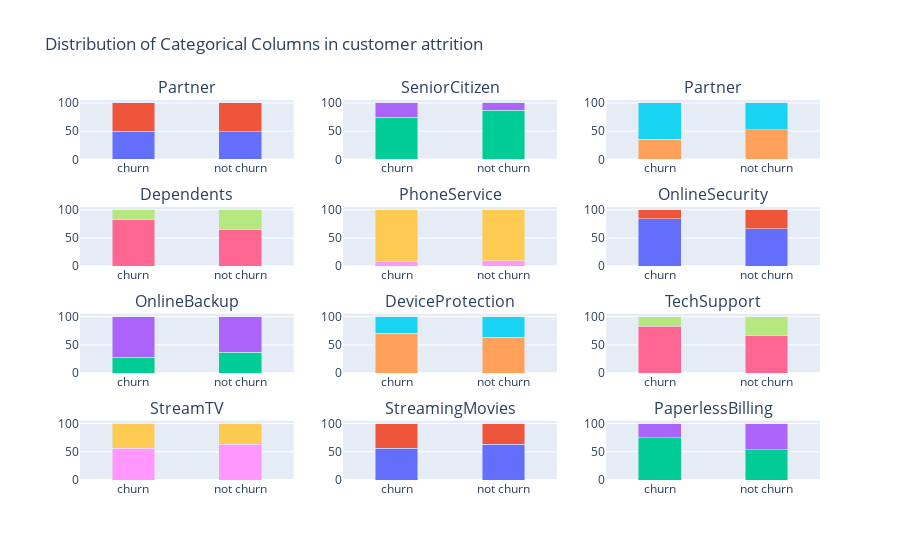

This figure's notebook cell:
### Code cell
#defining data
data = {}
for i in bool_cols:
    for j in df[i].unique().tolist():
        data[i + '_' + j] = go.Bar(
    x=['churn','not churn'],
    y=[(churn[i][churn[i] == j].value_counts().values.tolist()[0]/churn[i].value_counts().values.sum())*100,(not_churn[i][not_churn[i] == j].value_counts().values.tolist()[0]/not_churn[i].value_counts().values.sum())*100],
    name = j,width=0.4)
trace = list(data.keys())

#defining layout, fig and plotting
fig = tools.make_subplots(rows=4, cols=3, subplot_titles = ('Partner','SeniorCitizen','Partner', 'Dependents',
       'PhoneService', 'OnlineSecurity', 'OnlineBackup', 'DeviceProtection',
       'TechSupport', 'StreamTV','StreamingMovies','PaperlessBilling'))
fig.append_trace(data[trace[0]], 1,1)
fig.append_trace(data[trace[1]], 1,1)
fig.append_trace(data[trace[2]], 1,2)
fig.append_trace(data[trace[3]], 1,2)
fig.append_trace(data[trace[4]], 1,3)
fig.append_trace(data[trace[5]], 1,3)
fig.append_trace(data[trace[6]], 2,1)
fig.append_trace(data[trace[7]], 2,1)
fig.append_trace(data[trace[8]], 2,2)
fig.append_trace(data[trace[9]], 2,2)
fig.append_trace(data[trace[10]], 2,3)
fig.append_trace(data[trace[11]], 2,3)
fig.append_trace(data[trace[12]], 3,1)
fig.append_trace(data[trace[13]], 3,1)
fig.append_trace(data[trace[14]], 3,2)
fig.append_trace(data[trace[15]], 3,2)
fig.append_trace(data[trace[16]], 3,3)
fig.append_trace(data[trace[17]], 3,3)
fig.append_trace(data[trace[18]], 4,1)
fig.append_trace(data[trace[19]], 4,1)
fig.append_trace(data[trace[20]], 4,2)
fig.append_trace(data[trace[21]], 4,2)
fig.append_trace(data[trace[22]], 4,3)
fig.append_trace(data[trace[23]], 4,3)
fig.layout.update(layout)
iplot(fig)

### Figure 1 — Plotly figure (JSON) as saved in the notebook; plotly's stock layout.template omitted (floating-point values rounded to 4 significant figures)
{"data": [{"name": "Female", "type": "bar", "width": 0.4, "x": ["churn", "not churn"], "xaxis": "x", "y": [50.24, 49.27], "yaxis": "y"}, {"name": "Male", "type": "bar", "width": 0.4, "x": ["churn", "not churn"], "xaxis": "x", "y": [49.76, 50.73], "yaxis": "y"}, {"name": "0", "type": "bar", "width": 0.4, "x": ["churn", "not churn"], "xaxis": "x2", "y": [74.53, 87.13], "yaxis": "y2"}, {"name": "1", "type": "bar", "width": 0.4, "x": ["churn", "not churn"], "xaxis": "x2", "y": [25.47, 12.87], "yaxis": "y2"}, {"name": "Yes", "type": "bar", "width": 0.4, "x": ["churn", "not churn"], "xaxis": "x3", "y": [35.79, 52.82], "yaxis": "y3"}, {"name": "No", "type": "bar", "width": 0.4, "x": ["churn", "not churn"], "xaxis": "x3", "y": [64.21, 47.18], "yaxis": "y3"}, {"name": "No", "type": "bar", "width": 0.4, "x": ["churn", "not churn"], "xaxis": "x4", "y": [82.56, 65.52], "yaxis": "y4"}, {"name": "Yes", "type": "bar", "width": 0.4, "x": ["churn", "not churn"], "xaxis": "x4", "y": [17.44, 34.48], "yaxis": "y4"}, {"name": "No", "type": "bar", "width": 0.4, "x": ["churn", "not churn"], "xaxis": "x5", "y": [9.096, 9.896], "yaxis": "y5"}, {"name": "Yes", "type": "bar", "width": 0.4, "x": ["churn", "not churn"], "xaxis": "x5", "y": [90.9, 90.1], "yaxis": "y5"}, {"name": "No", "type": "bar", "width": 0.4, "x": ["churn", "not churn"], "xaxis": "x6", "y": [84.22, 66.68], "yaxis": "y6"}, {"name": "Yes", "type": "bar", "width": 0.4, "x": ["churn", "not churn"], "xaxis": "x6", "y": [15.78, 33.32], "yaxis": "y6"}, {"name": "Yes", "type": "bar", "width": 0.4, "x": ["churn", "not churn"], "xaxis": "x7", "y": [27.98, 36.84], "yaxis": "y7"}, {"name": "No", "type": "bar", "width": 0.4, "x": ["churn", "not churn"], "xaxis": "x7", "y": [72.02, 63.16], "yaxis": "y7"}, {"name": "No", "type": "bar", "width": 0.4, "x": ["churn", "not churn"], "xaxis": "x8", "y": [70.84, 63.72], "yaxis": "y8"}, {"name": "Yes", "type": "bar", "width": 0.4, "x": ["churn", "not churn"], "xaxis": "x8", "y": [29.16, 36.28], "yaxis": "y8"}, {"name": "No", "type": "bar", "width": 0.4, "x": ["churn", "not churn"], "xaxis": "x9", "y": [83.41, 66.49], "yaxis": "y9"}, {"name": "Yes", "type": "bar", "width": 0.4, "x": ["churn", "not churn"], "xaxis": "x9", "y": [16.59, 33.51], "yaxis": "y9"}, {"name": "No", "type": "bar", "width": 0.4, "x": ["churn", "not churn"], "xaxis": "x10", "y": [56.45, 63.41], "yaxis": "y10"}, {"name": "Yes", "type": "bar", "width": 0.4, "x": ["churn", "not churn"], "xaxis": "x10", "y": [43.55, 36.59], "yaxis": "y10"}, {"name": "No", "type": "bar", "width": 0.4, "x": ["churn", "not churn"], "xaxis": "x11", "y": [56.23, 63.01], "yaxis": "y11"}, {"name": "Yes", "type": "bar", "width": 0.4, "x": ["churn", "not churn"], "xaxis": "x11", "y": [43.77, 36.99], "yaxis": "y11"}, {"name": "Yes", "type": "bar", "width": 0.4, "x": ["churn", "not churn"], "xaxis": "x12", "y": [74.91, 53.56], "yaxis": "y12"}, {"name": "No", "type": "bar", "width": 0.4, "x": ["churn", "not churn"], "xaxis": "x12", "y": [25.09, 46.44], "yaxis": "y12"}], "layout": {"annotations": [{"font": {"size": 16}, "showarrow": false, "text": "Partner", "x": 0.1444, "xanchor": "center", "xref": "paper", "y": 1, "yanchor": "bottom", "yref": "paper"}, {"font": {"size": 16}, "showarrow": false, "text": "SeniorCitizen", "x": 0.5, "xanchor": "center", "xref": "paper", "y": 1, "yanchor": "bottom", "yref": "paper"}, {"font": {"size": 16}, "showarrow": false, "text": "Partner", "x": 0.8556, "xanchor": "center", "xref": "paper", "y": 1, "yanchor": "bottom", "yref": "paper"}, {"font": {"size": 16}, "showarrow": false, "text": "Dependents", "x": 0.1444, "xanchor": "center", "xref": "paper", "y": 0.7188, "yanchor": "bottom", "yref": "paper"}, {"font": {"size": 16}, "showarrow": false, "text": "PhoneService", "x": 0.5, "xanchor": "center", "xref": "paper", "y": 0.7188, "yanchor": "bottom", "yref": "paper"}, {"font": {"size": 16}, "showarrow": false, "text": "OnlineSecurity", "x": 0.8556, "xanchor": "center", "xref": "paper", "y": 0.7188, "yanchor": "bottom", "yref": "paper"}, {"font": {"size": 16}, "showarrow": false, "text": "OnlineBackup", "x": 0.1444, "xanchor": "center", "xref": "paper", "y": 0.4375, "yanchor": "bottom", "yref": "paper"}, {"font": {"size": 16}, "showarrow": false, "text": "DeviceProtection", "x": 0.5, "xanchor": "center", "xref": "paper", "y": 0.4375, "yanchor": "bottom", "yref": "paper"}, {"font": {"size": 16}, "showarrow": false, "text": "TechSupport", "x": 0.8556, "xanchor": "center", "xref": "paper", "y": 0.4375, "yanchor": "bottom", "yref": "paper"}, {"font": {"size": 16}, "showarrow": false, "text": "StreamTV", "x": 0.1444, "xanchor": "center", "xref": "paper", "y": 0.1562, "yanchor": "bottom", "yref": "paper"}, {"font": {"size": 16}, "showarrow": false, "text": "StreamingMovies", "x": 0.5, "xanchor": "center", "xref": "paper", "y": 0.1562, "yanchor": "bottom", "yref": "paper"}, {"font": {"size": 16}, "showarrow": false, "text": "PaperlessBilling", "x": 0.8556, "xanchor": "center", "xref": "paper", "y": 0.1562, "yanchor": "bottom", "yref": "paper"}], "barmode": "stack", "showlegend": false, "title": {"text": "Distribution of Categorical Columns in customer attrition"}, "xaxis": {"anchor": "y", "domain": [0, 0.2889]}, "xaxis10": {"anchor": "y10", "domain": [0, 0.2889]}, "xaxis11": {"anchor": "y11", "domain": [0.3556, 0.6444]}, "xaxis12": {"anchor": "y12", "domain": [0.7111, 1]}, "xaxis2": {"anchor": "y2", "domain": [0.3556, 0.6444]}, "xaxis3": {"anchor": "y3", "domain": [0.7111, 1]}, "xaxis4": {"anchor": "y4", "domain": [0, 0.2889]}, "xaxis5": {"anchor": "y5", "domain": [0.3556, 0.6444]}, "xaxis6": {"anchor": "y6", "domain": [0.7111, 1]}, "xaxis7": {"anchor": "y7", "domain": [0, 0.2889]}, "xaxis8": {"anchor": "y8", "domain": [0.3556, 0.6444]}, "xaxis9": {"anchor": "y9", "domain": [0.7111, 1]}, "yaxis": {"anchor": "x", "domain": [0.8438, 1]}, "yaxis10": {"anchor": "x10", "domain": [0, 0.1562]}, "yaxis11": {"anchor": "x11", "domain": [0, 0.1562]}, "yaxis12": {"anchor": "x12", "domain": [0, 0.1562]}, "yaxis2": {"anchor": "x2", "domain": [0.8438, 1]}, "yaxis3": {"anchor": "x3", "domain": [0.8438, 1]}, "yaxis4": {"anchor": "x4", "domain": [0.5625, 0.7188]}, "yaxis5": {"anchor": "x5", "domain": [0.5625, 0.7188]}, "yaxis6": {"anchor": "x6", "domain": [0.5625, 0.7188]}, "yaxis7": {"anchor": "x7", "domain": [0.2812, 0.4375]}, "yaxis8": {"anchor": "x8", "domain": [0.2812, 0.4375]}, "yaxis9": {"anchor": "x9", "domain": [0.2812, 0.4375]}}}
